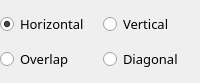
           <widget class="QFrame" name="frame_5">
            <property name="maximumSize">
             <size>
              <width>16777215</width>
              <height>83</height>
             </size>
            </property>
            <layout class="QVBoxLayout" name="verticalLayout_4">
             <property name="spacing">
              <number>5</number>
             </property>
             <property name="leftMargin">
              <number>0</number>
             </property>
             <property name="topMargin">
              <number>0</number>
             </property>
             <property name="rightMargin">
              <number>0</number>
             </property>
             <property name="bottomMargin">
              <number>0</number>
             </property>
             <item>
              <layout class="QGridLayout" name="gridLayout">
               <item row="0" column="1">
                <widget class="QRadioButton" name="radio_button_blend_vertical">
                 <property name="minimumSize">
                  <size>
                   <width>0</width>
                   <height>30</height>
                  </size>
                 </property>
                 <property name="font">
                  <font>
                   <family>Sans Serif</family>
                   <pointsize>10</pointsize>
                  </font>
                 </property>
                 <property name="text">
                  <string>Vertical</string>
                 </property>
                 <property name="checked">
                  <bool>false</bool>
                 </property>
                </widget>
               </item>
               <item row="0" column="0">
                <widget class="QRadioButton" name="radio_button_blend_horizontal">
                 <property name="minimumSize">
                  <size>
                   <width>0</width>
                   <height>30</height>
                  </size>
                 </property>
                 <property name="font">
                  <font>
                   <family>Sans Serif</family>
                   <pointsize>10</pointsize>
                  </font>
                 </property>
                 <property name="text">
                  <string>Horizontal</string>
                 </property>
                 <property name="checked">
                  <bool>true</bool>
                 </property>
                </widget>
               </item>
               <item row="1" column="1">
                <widget class="QRadioButton" name="radio_button_blend_diagonal">
                 <property name="minimumSize">
                  <size>
                   <width>0</width>
                   <height>30</height>
                  </size>
                 </property>
                 <property name="font">
                  <font>
                   <family>Sans Serif</family>
                   <pointsize>10</pointsize>
                  </font>
                 </property>
                 <property name="text">
                  <string>Diagonal</string>
                 </property>
                 <property name="checked">
                  <bool>false</bool>
                 </property>
                </widget>
               </item>
               <item row="1" column="0">
                <widget class="QRadioButton" name="radio_button_overlap">
                 <property name="minimumSize">
                  <size>
                   <width>0</width>
                   <height>30</height>
                  </size>
                 </property>
                 <property name="font">
                  <font>
                   <family>Sans Serif</family>
                   <pointsize>10</pointsize>
                  </font>
                 </property>
                 <property name="text">
                  <string>Overlap</string>
                 </property>
                 <property name="checked">
                  <bool>false</bool>
                 </property>
                </widget>
               </item>
              </layout>
             </item>
            </layout>
           </widget>
